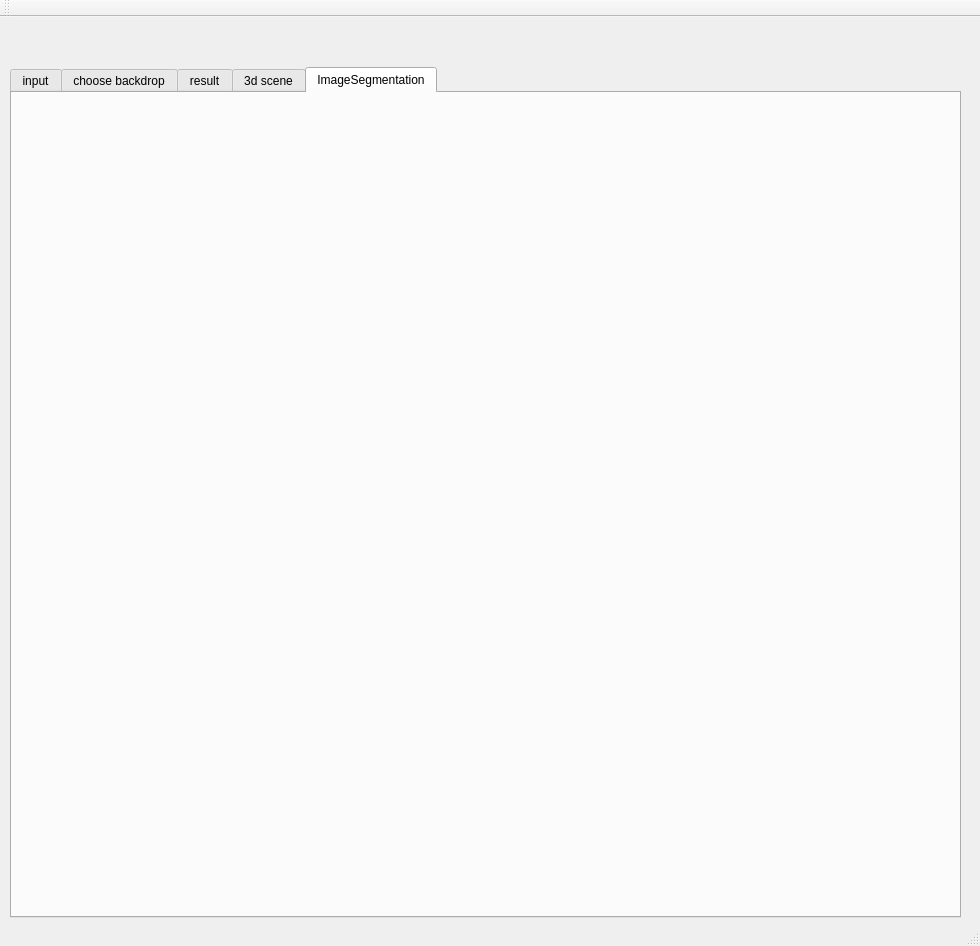
<?xml version="1.0" encoding="UTF-8"?>
<ui version="4.0">
 <class>MainWindow</class>
 <widget class="QMainWindow" name="MainWindow">
  <property name="geometry">
   <rect>
    <x>0</x>
    <y>0</y>
    <width>980</width>
    <height>946</height>
   </rect>
  </property>
  <property name="windowTitle">
   <string>MainWindow</string>
  </property>
  <widget class="QWidget" name="centralWidget">
   <widget class="QTabWidget" name="tabWidget">
    <property name="geometry">
     <rect>
      <x>10</x>
      <y>50</y>
      <width>951</width>
      <height>851</height>
     </rect>
    </property>
    <property name="currentIndex">
     <number>4</number>
    </property>
    <widget class="QWidget" name="tab">
     <attribute name="title">
      <string>input</string>
     </attribute>
     <widget class="QPushButton" name="pushButton">
      <property name="geometry">
       <rect>
        <x>700</x>
        <y>10</y>
        <width>113</width>
        <height>32</height>
       </rect>
      </property>
      <property name="text">
       <string>choose</string>
      </property>
     </widget>
     <widget class="QLabel" name="label_pic1">
      <property name="geometry">
       <rect>
        <x>80</x>
        <y>200</y>
        <width>100</width>
        <height>100</height>
       </rect>
      </property>
      <property name="text">
       <string>TextLabel</string>
      </property>
     </widget>
     <widget class="QLabel" name="label_pic2">
      <property name="geometry">
       <rect>
        <x>610</x>
        <y>500</y>
        <width>100</width>
        <height>100</height>
       </rect>
      </property>
      <property name="text">
       <string>TextLabel</string>
      </property>
     </widget>
     <widget class="QLabel" name="label_pic3">
      <property name="geometry">
       <rect>
        <x>350</x>
        <y>200</y>
        <width>100</width>
        <height>100</height>
       </rect>
      </property>
      <property name="text">
       <string>TextLabel</string>
      </property>
     </widget>
    </widget>
    <widget class="QWidget" name="tab_2">
     <attribute name="title">
      <string>choose backdrop</string>
     </attribute>
     <widget class="QLabel" name="label_backdrop">
      <property name="geometry">
       <rect>
        <x>330</x>
        <y>250</y>
        <width>371</width>
        <height>421</height>
       </rect>
      </property>
      <property name="text">
       <string>TextLabel</string>
      </property>
     </widget>
     <widget class="QPushButton" name="pushButton_2">
      <property name="geometry">
       <rect>
        <x>700</x>
        <y>10</y>
        <width>113</width>
        <height>32</height>
       </rect>
      </property>
      <property name="text">
       <string>next</string>
      </property>
     </widget>
    </widget>
    <widget class="QWidget" name="tab_5">
     <attribute name="title">
      <string notr="true">result</string>
     </attribute>
     <widget class="QLabel" name="label_resultLayout">
      <property name="geometry">
       <rect>
        <x>180</x>
        <y>100</y>
        <width>511</width>
        <height>631</height>
       </rect>
      </property>
      <property name="text">
       <string>TextLabel</string>
      </property>
     </widget>
     <widget class="QListWidget" name="listWidget">
      <property name="geometry">
       <rect>
        <x>700</x>
        <y>260</y>
        <width>81</width>
        <height>301</height>
       </rect>
      </property>
     </widget>
     <widget class="QLabel" name="label">
      <property name="geometry">
       <rect>
        <x>700</x>
        <y>240</y>
        <width>59</width>
        <height>16</height>
       </rect>
      </property>
      <property name="text">
       <string>fold lines</string>
      </property>
     </widget>
     <widget class="QGroupBox" name="groupBox">
      <property name="geometry">
       <rect>
        <x>700</x>
        <y>100</y>
        <width>171</width>
        <height>80</height>
       </rect>
      </property>
      <property name="title">
       <string>labels</string>
      </property>
      <widget class="QCheckBox" name="check_labelFoldline">
       <property name="geometry">
        <rect>
         <x>0</x>
         <y>30</y>
         <width>161</width>
         <height>20</height>
        </rect>
       </property>
       <property name="text">
        <string>show fold line index</string>
       </property>
      </widget>
      <widget class="QCheckBox" name="check_labelPatches">
       <property name="geometry">
        <rect>
         <x>0</x>
         <y>50</y>
         <width>151</width>
         <height>20</height>
        </rect>
       </property>
       <property name="text">
        <string>show patche index</string>
       </property>
      </widget>
     </widget>
     <widget class="QTextBrowser" name="textBrowser">
      <property name="geometry">
       <rect>
        <x>700</x>
        <y>190</y>
        <width>171</width>
        <height>41</height>
       </rect>
      </property>
     </widget>
     <widget class="QGroupBox" name="groupBox_2">
      <property name="geometry">
       <rect>
        <x>700</x>
        <y>10</y>
        <width>171</width>
        <height>80</height>
       </rect>
      </property>
      <property name="title">
       <string>Patches</string>
      </property>
      <widget class="QRadioButton" name="radio_original">
       <property name="geometry">
        <rect>
         <x>10</x>
         <y>30</y>
         <width>161</width>
         <height>20</height>
        </rect>
       </property>
       <property name="text">
        <string>show original patches</string>
       </property>
      </widget>
      <widget class="QRadioButton" name="radio_final">
       <property name="geometry">
        <rect>
         <x>10</x>
         <y>50</y>
         <width>151</width>
         <height>20</height>
        </rect>
       </property>
       <property name="text">
        <string>show final patches</string>
       </property>
       <property name="checked">
        <bool>true</bool>
       </property>
      </widget>
     </widget>
    </widget>
    <widget class="QWidget" name="tab_7">
     <attribute name="title">
      <string>3d scene</string>
     </attribute>
     <widget class="OGLWidget" name="openGLWidget" native="true">
      <property name="geometry">
       <rect>
        <x>50</x>
        <y>70</y>
        <width>731</width>
        <height>711</height>
       </rect>
      </property>
     </widget>
     <widget class="QSlider" name="horizontalSlider">
      <property name="geometry">
       <rect>
        <x>790</x>
        <y>140</y>
        <width>141</width>
        <height>22</height>
       </rect>
      </property>
      <property name="minimum">
       <number>1</number>
      </property>
      <property name="maximum">
       <number>10</number>
      </property>
      <property name="orientation">
       <enum>Qt::Horizontal</enum>
      </property>
     </widget>
     <widget class="QLineEdit" name="lineEdit">
      <property name="geometry">
       <rect>
        <x>800</x>
        <y>100</y>
        <width>113</width>
        <height>21</height>
       </rect>
      </property>
      <property name="text">
       <string>1</string>
      </property>
     </widget>
    </widget>
    <widget class="QWidget" name="tab_3">
     <attribute name="title">
      <string>ImageSegmentation</string>
     </attribute>
     <widget class="ImageSegmentationWidget" name="image_segmentation_widget" native="true">
      <property name="geometry">
       <rect>
        <x>59</x>
        <y>20</y>
        <width>741</width>
        <height>311</height>
       </rect>
      </property>
     </widget>
    </widget>
   </widget>
  </widget>
  <widget class="QMenuBar" name="menuBar">
   <property name="geometry">
    <rect>
     <x>0</x>
     <y>0</y>
     <width>980</width>
     <height>22</height>
    </rect>
   </property>
  </widget>
  <widget class="QToolBar" name="mainToolBar">
   <attribute name="toolBarArea">
    <enum>TopToolBarArea</enum>
   </attribute>
   <attribute name="toolBarBreak">
    <bool>false</bool>
   </attribute>
  </widget>
  <widget class="QStatusBar" name="statusBar"/>
 </widget>
 <layoutdefault spacing="6" margin="11"/>
 <customwidgets>
  <customwidget>
   <class>OGLWidget</class>
   <extends>QWidget</extends>
   <header>OGLWidget.h</header>
  </customwidget>
  <customwidget>
   <class>ImageSegmentationWidget</class>
   <extends>QWidget</extends>
   <header>imagesegmentationwidget.h</header>
   <container>1</container>
  </customwidget>
 </customwidgets>
 <resources/>
 <connections>
  <connection>
   <sender>pushButton</sender>
   <signal>clicked()</signal>
   <receiver>MainWindow</receiver>
   <slot>chooseInputImage()</slot>
   <hints>
    <hint type="sourcelabel">
     <x>825</x>
     <y>132</y>
    </hint>
    <hint type="destinationlabel">
     <x>639</x>
     <y>65</y>
    </hint>
   </hints>
  </connection>
  <connection>
   <sender>pushButton_2</sender>
   <signal>clicked()</signal>
   <receiver>MainWindow</receiver>
   <slot>chooseBasePatch()</slot>
   <hints>
    <hint type="sourcelabel">
     <x>825</x>
     <y>132</y>
    </hint>
    <hint type="destinationlabel">
     <x>838</x>
     <y>47</y>
    </hint>
   </hints>
  </connection>
  <connection>
   <sender>check_labelFoldline</sender>
   <signal>clicked()</signal>
   <receiver>MainWindow</receiver>
   <slot>showFoldLines()</slot>
   <hints>
    <hint type="sourcelabel">
     <x>786</x>
     <y>234</y>
    </hint>
    <hint type="destinationlabel">
     <x>785</x>
     <y>57</y>
    </hint>
   </hints>
  </connection>
  <connection>
   <sender>check_labelPatches</sender>
   <signal>clicked()</signal>
   <receiver>MainWindow</receiver>
   <slot>showPatches()</slot>
   <hints>
    <hint type="sourcelabel">
     <x>747</x>
     <y>256</y>
    </hint>
    <hint type="destinationlabel">
     <x>638</x>
     <y>47</y>
    </hint>
   </hints>
  </connection>
  <connection>
   <sender>radio_original</sender>
   <signal>clicked()</signal>
   <receiver>MainWindow</receiver>
   <slot>showOriginalPatches()</slot>
   <hints>
    <hint type="sourcelabel">
     <x>803</x>
     <y>145</y>
    </hint>
    <hint type="destinationlabel">
     <x>473</x>
     <y>40</y>
    </hint>
   </hints>
  </connection>
  <connection>
   <sender>radio_final</sender>
   <signal>clicked()</signal>
   <receiver>MainWindow</receiver>
   <slot>showFinalPatches()</slot>
   <hints>
    <hint type="sourcelabel">
     <x>842</x>
     <y>157</y>
    </hint>
    <hint type="destinationlabel">
     <x>859</x>
     <y>61</y>
    </hint>
   </hints>
  </connection>
  <connection>
   <sender>horizontalSlider</sender>
   <signal>valueChanged(int)</signal>
   <receiver>MainWindow</receiver>
   <slot>setScale()</slot>
   <hints>
    <hint type="sourcelabel">
     <x>825</x>
     <y>238</y>
    </hint>
    <hint type="destinationlabel">
     <x>811</x>
     <y>41</y>
    </hint>
   </hints>
  </connection>
 </connections>
 <slots>
  <slot>chooseInputImage()</slot>
  <slot>chooseBasePatch()</slot>
  <slot>processPopup()</slot>
  <slot>showFoldLines()</slot>
  <slot>showPatches()</slot>
  <slot>showOriginalPatches()</slot>
  <slot>showFinalPatches()</slot>
  <slot>setScale(int)</slot>
 </slots>
</ui>
